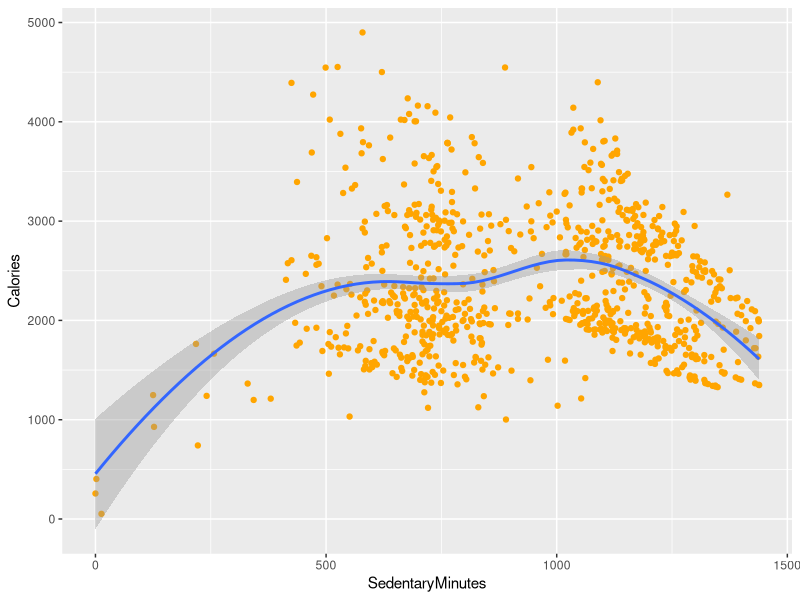
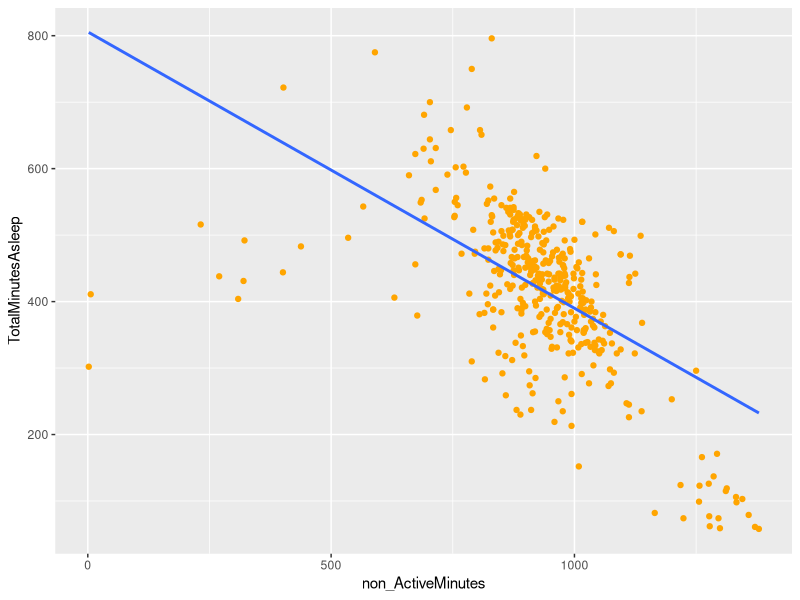
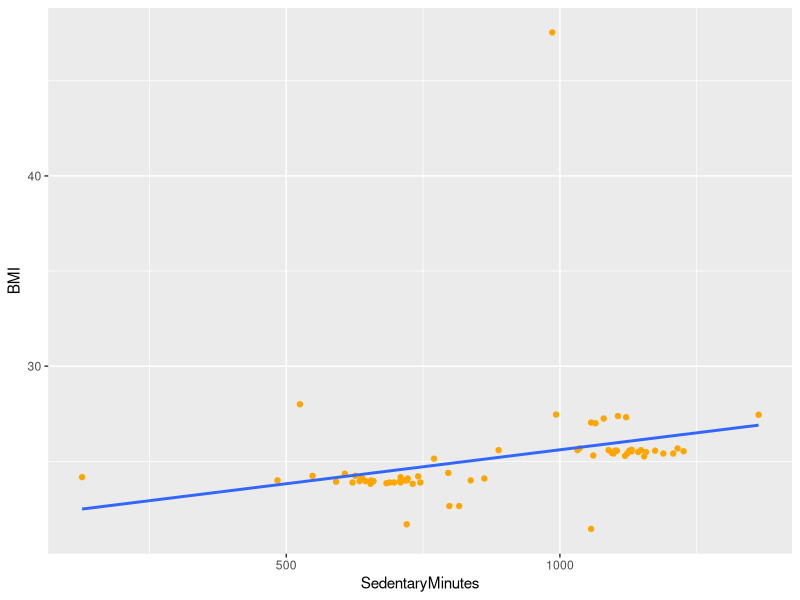

Here is the R script that generated these plots, in order:
## ---- chunk 1
library(tidyverse)
library(dplyr)
library(ggplot2)
library(tidyr)
library(lubridate)
Calories <- read.csv("Calories.csv")
ggplot (data = Calories, mapping = aes(x = SedentaryMinutes, y = Calories)) + geom_point(color='orange')+geom_smooth()
## ---- chunk 2
Sleep <- read.csv("Sleep.csv")
ggplot (data = Sleep, mapping = aes(x = non_ActiveMinutes, y = TotalMinutesAsleep)) + geom_point(color='orange')+geom_smooth(method = "lm", se = FALSE)
## ---- chunk 3
Weight <- read.csv("Weight.csv")
ggplot (data = Weight, mapping = aes(x = SedentaryMinutes, y = BMI)) + geom_point(color='orange')+geom_smooth(method = "lm", se = FALSE)
